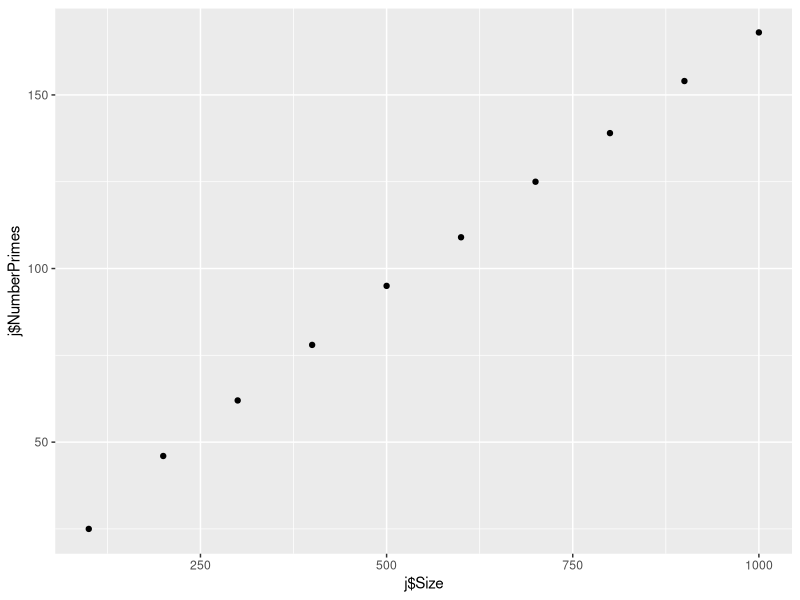
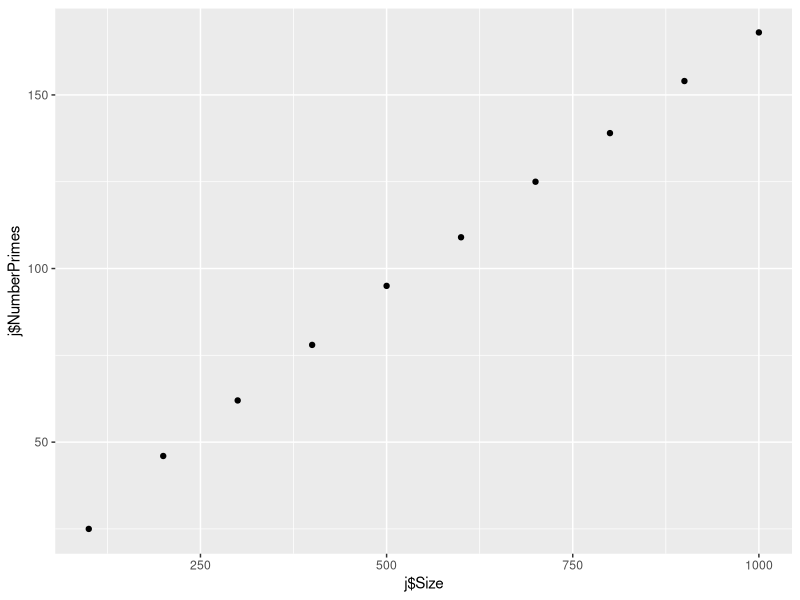

These charts were generated, in order, by the following R code:
## ---- chunk 1
require(ggplot2)
## ---- chunk 2
j<-list()
for (x in 1:100){
  j[[x]]<-x*2
}
head(j)
## ---- chunk 3
j<-vector()

for(x in 1:100){
  j[x]<-x*2
}
head(j)
## ---- chunk 4

j<-data.frame(X=1:100,OUT=NA)

for(x in 1:100){
  j[x,"OUT"]<-x*2
}

head(j)
## ---- chunk 5

j<-data.frame(X=1:100,OUT=NA)

for(x in 1:100){
is.even <- function(x) x %% 2 == 0
if(!is.even(x)){next} 
j[x,"OUT"]<-x*2
}

head(j)
## ---- chunk 6
sieve <- function(n)
{
   n <- as.integer(n)
   if(n > 1e6) stop("n too large")
   primes <- rep(TRUE, n)
   primes[1] <- FALSE
   last.prime <- 2L
   for(i in last.prime:floor(sqrt(n)))
   {
      primes[seq.int(2L*last.prime, n, last.prime)] <- FALSE
      last.prime <- last.prime + min(which(primes[(last.prime+1):n]))
   }
   which(primes)
}

#Test
paste(sieve(10),"is prime")
## ---- chunk 7
length(sieve(50))
## ---- chunk 8
a<-sieve(50)
length(which(a > 10))
## ---- chunk 9

s<-seq(100,1000,100)
j<-data.frame(Size=s,NumberPrimes=NA)
for (x in s){
  a<-sieve(x)
  j[which(x == s),"NumberPrimes"]<-length(a)
}

qplot(j$Size,j$NumberPrimes)
## ---- chunk 10
s<-seq(100,1000,100)
j<-data.frame(Size=s,NumberPrimes=NA)
for (x in s){
  a<-sieve(x)
  j[which(x == s),"NumberPrimes"]<-length(a)
  if(length(a)>1000) break
}

qplot(j$Size,j$NumberPrimes)
